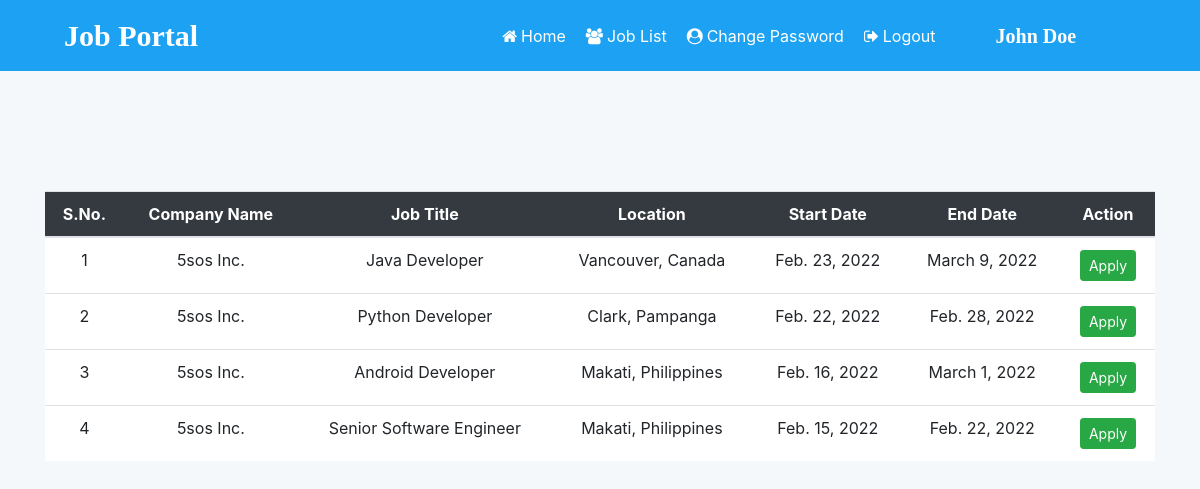
Page /user_latestjobs (signed in) on the committed database.
### job/models.py (models this page shows, shortened)
class Job(models.Model):
    recruiter = models.ForeignKey(Recruiter, on_delete=models.CASCADE)
    start_date = models.DateField()
    end_date = models.DateField()
    title = models.CharField(max_length=100)
    salary = models.FloatField(max_length=20)
    image = models.FileField()
    description = models.CharField(max_length=300)
    experience = models.CharField(max_length=50)
    location = models.CharField(max_length=100)
    skills = models.CharField(max_length=100)
    creationdate = models.DateField()

class Recruiter(models.Model):
    user = models.ForeignKey(User, on_delete=models.CASCADE)
    mobile = models.CharField(max_length=15, null=True)
    image = models.FileField(null=True)
    gender = models.CharField(max_length=10, null=True)
    company= models.CharField(max_length=100, null=True)
    type = models.CharField(max_length=15, null=True)
    status = models.CharField(max_length=20, null=True)

### job/views.py (the view)
# urls.py: path('user_latestjobs', user_latestjobs, name="user_latestjobs"),
def user_latestjobs(request):
    job = Job.objects.all().order_by('-start_date')
    user = request.user
    student = StudentUser.objects.get(user=user)
    data = Apply.objects.filter(student=student)
    li = []
    for i in data:
        li.append(i.job.id)
    d = {'job': job, 'li': li}
    return render(request, 'user_latestjobs.html', d)

### job/templates/user_latestjobs.html (shortened to what this page needs)
{% load static %}
{% block body %}
{% include 'user_navigation.html' %}
<body>
    <div class="container" style="margin: max(15vh, 4rem) auto;">
    <table class="table table-hover" id="example">
        <thead>
        <tr style="background-color: #343a40; color: white">
            <th>S.No.</th>
            <th>Company Name</th>
            <th>Job Title</th>
            <th>Location</th>
            <th>Start Date</th>
            <th>End Date</th>
            <th>Action</th>
        </tr>
        </thead>
        <tbody>
        {% for i in job %}
        <tr style="background-color: #fff">
            <td>{{forloop.counter}}</td>
            <td>{{i.recruiter.company}}</td>
            <td>{{i.title}}</td>
            <td>{{i.location}}</td>
            <td>{{i.start_date}}</td>
            <td>{{i.end_date}}</td>
            {% if i.id in li %}
                <td>Applied</td>
            {% else %}
                <td><a href="{% url 'job_detail' i.id %}" class="btn btn-success btn-sm">Apply</a></td>
            {% endif %}
        </tr>
        {% endfor %}
        </tbody>
    </table>
</div>
</body>
{% endblock %}

### job/templates/user_navigation.html (shortened to what this page needs)
<html>
<head>
    {% load static %}
    <link rel="stylesheet" href="https://cdn.jsdelivr.net/npm/bootstrap@4.6.1/dist/css/bootstrap.min.css">
    <link rel="stylesheet" href="https://cdnjs.cloudflare.com/ajax/libs/font-awesome/4.7.0/css/font-awesome.min.css">
</head>
<body>
<nav class="navbar navbar-expand-sm" style="background-color:#1da1f2">
    <a class="navbar-brand text-white pl-5 font-weight-bold" style="font-family:'Monotype Corsiva'; font-size:30px">Job Portal</a>
    <ul class="navbar-nav">
        <li class="nav-item">
            <a class="nav-link" href="{% url 'user_home' %}" style="margin-left:280px"><i class="fa fa-home mr-1"></i>Home</a>
        </li>
        <li class="nav-item">
            <a class="nav-link" href="{% url 'user_latestjobs' %}"><i class="fa fa-users mr-1"></i>Job List</a>
        </li>
        <li class="nav-item">
            <a class="nav-link" href="{% url 'change_passworduser' %}"><i class="fa fa-user-circle mr-1"></i>Change Password</a>
        </li>
        <li class="nav-item">
            <a class="nav-link" href="{% url 'Logout' %}"><i class="fa fa-sign-out mr-1"></i>Logout</a>
        </li>
    </ul>
    <a class="navbar-brand text-white pl-5 font-weight-bold" style="font-family:'Monotype Corsiva'; font-size:20px">{{request.user.first_name}} {{request.user.last_name}}</a>
</nav>
</body>
</html>

### job/templates/user_navigation.html (style rules this page uses)
.nav-link { color: white !important; margin-right: 4px; }

### job/templates/user_latestjobs.html (style rules this page uses)
tr { text-align: center }
body { background-color: #F5F8FA; }

### rows in the picture
Job: recruiter.company "5sos Inc.", title "Java Developer", location "Vancouver, Canada", start_date "Feb. 23, 2022", end_date "March 9, 2022", shows "Apply"
Job: recruiter.company "5sos Inc.", title "Python Developer", location "Clark, Pampanga", start_date "Feb. 22, 2022", end_date "Feb. 28, 2022", shows "Apply"
Job: recruiter.company "5sos Inc.", title "Android Developer", location "Makati, Philippines", start_date "Feb. 16, 2022", end_date "March 1, 2022", shows "Apply"
Job: recruiter.company "5sos Inc.", title "Senior Software Engineer", location "Makati, Philippines", start_date "Feb. 15, 2022", end_date "Feb. 22, 2022", shows "Apply"

### other values in the picture
{{ request.user.first_name }} "John"
{{ request.user.last_name }} "Doe"
